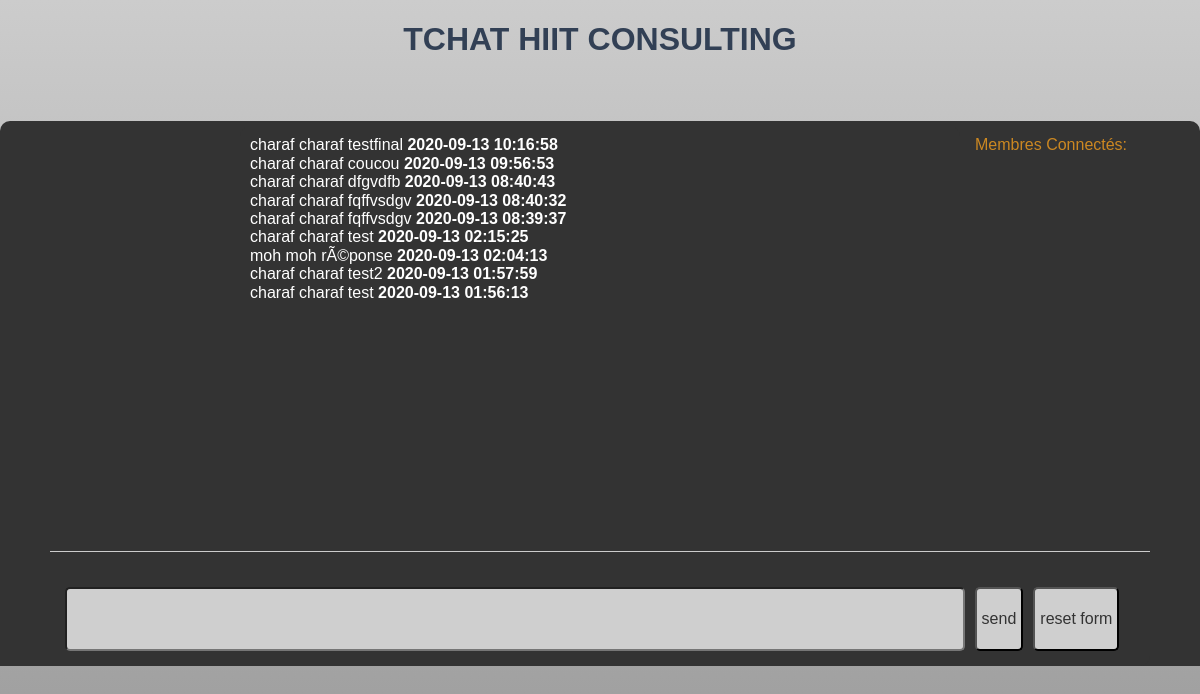
The app's page /tchat.php with its own data.
### tables this page shows
CREATE TABLE `tchat` (
  `idTchat` int(11) NOT NULL AUTO_INCREMENT,
  `idUser` int(11) DEFAULT NULL,
  `texte` varchar(255) DEFAULT NULL,
  `dateTchat` datetime NOT NULL,
  PRIMARY KEY (`idTchat`)
);

CREATE TABLE `users` (
  `idUser` int(11) NOT NULL AUTO_INCREMENT,
  `userName` varchar(20) DEFAULT NULL,
  `password` varchar(255) DEFAULT NULL,
  `firstName` varchar(20) DEFAULT NULL,
  `lastName` varchar(20) DEFAULT NULL,
  `lastTime` datetime NOT NULL,
  PRIMARY KEY (`idUser`)
);

### script/functions.php (called while the page is built, shortened)
<?php
function db_connect() {
	try {
		$pdo_options[PDO::ATTR_ERRMODE] = PDO::ERRMODE_EXCEPTION;
		$host = 	'localhost';
		$dbname = 	'tchathiitconsulting';
		$user = 	'root';
		$password = 	'';
		$db = new PDO('mysql:host='.$host.';dbname='.$dbname.'', $user, $password, $pdo_options);
		return $db;
	} catch (Exception $e) {
		die('Erreur de connexion : ' . $e->getMessage());
	}
}
 function get_message() {
      $db = db_connect();
        $reponse = $db->query('SELECT firstName, lastName, texte ,dateTchat FROM tchat , users WHERE tchat.idUser=users.idUser  ORDER BY idTchat DESC LIMIT 0, 50');
		$reponse->execute();
		$data=$reponse->fetchAll();
		return $data;
    }
?>

### tchat.php (the view, shortened to what this page needs)
<?php
require_once('script/functions.php');
?>
<!DOCTYPE html>
<html>
<head>
<link href="style/reset.css" rel="stylesheet">
<link href="style/style.css" rel="stylesheet">
</head>
    <body>
    <header>
    <h1>Tchat HIIT Consulting</h1>
    </header>
        <main id="mainview">
            <div id="worldUser">
			<div id="worldmessage">
			</div>
            <div id="wordviewer">
        <?php
		$data = get_message();
		foreach ($data as $nb_data){ ?>
		<?php echo $nb_data['firstName']." ".$nb_data['lastName']." ".$nb_data['texte']."<strong> ". $nb_data['dateTchat']."</strong><br/>";
		}?>
            </div>
            <div id="onlineUser">
        Membres Connectés:
		<br />
            </div>
        </div>
            </main>
        <div id="msgConsole">
        <div id="emoji">
		</div>
            <div id="console">
                <form action="inc/writeData.php" method="post" id="frmwrite" name="frmwrite">
                <input type="textarea" rows="5" cols="50" minlength="1" maxlength="300" id="zonetxt" name="zonetxt" class="frminput" value=""></textarea>
                <input type="submit" name="sendit" id="sendit" value="send" onclick="verif(frmwrite);">
                <input type="reset" name="resetit" id="resetit" value="reset form">
                </form>
                </div>
        </div>
			</body>
</html>

### style/style.css (style rules this page uses)
body { height:100vh; font-family: Arial, Helvetica, sans-serif; background: linear-gradient( #ccc, #999); color:#fff; }
header { text-align: center; color:#324055; text-transform: uppercase; font-weight: 700; font-size: 1em; height:100px; width:100%; margin:auto; }
input { padding:5px; background-color: #cfcfcf; color:#333; border:1px solid:ccc;; border-radius: 5px; margin:5px; }
#mainview { width:100% display:flex; justify-content:stretch; background-color: #333; border-radius: 10px 10px 0 0; }
#worldUser { display:flex; margin:auto; }
#worldmessage { background-color: #e2e9e1; width:30%; color:#c82; height:400px; background-color: #333; margin:5px; overflow:auto; padding:10px; }
#wordviewer { border-radius: 10px 10px 0 0; margin:auto; width:100%; height:400px; background-color: #333; color:#fff; overflow:auto; vertical-align: bottom; padding:10px; }
#onlineUser { background-color: #e2e9e1; width:30%; color:#c82; height:50px; background-color: #333; margin:5px; overflow:auto; padding:10px; }
#msgConsole { margin:auto; width:100%; background-color: #333; }
#emoji { display:flex; justify-content: space-around; flex-wrap: wrap; align-items: stretch; margin: auto; width: 90%; color:#ccc; border-top:1px solid #ccc; padding: 10px; background-color:#333; height:50%; overflow:auto; }
#console { justify-content: stretch; margin:auto; padding:10px; width:90%; background-color: #333; border-radius: 0 0 10px 0; height:100%; }
#frmwrite { display:flex; align-items: stretch; justify-content: stretch; flex-wrap: wrap; }
#zonetxt { margin-left:5px; height:50px; color:#555; width:82%; }

### records on screen
tchat: idUser.firstName "charaf", idUser.lastName "charaf", texte "testfinal", dateTchat "2020-09-13 10:16:58"
tchat: idUser.firstName "charaf", idUser.lastName "charaf", texte "coucou", dateTchat "2020-09-13 09:56:53"
tchat: idUser.firstName "charaf", idUser.lastName "charaf", texte "dfgvdfb", dateTchat "2020-09-13 08:40:43"
tchat: idUser.firstName "charaf", idUser.lastName "charaf", texte "fqffvsdgv", dateTchat "2020-09-13 08:40:32"
tchat: idUser.firstName "charaf", idUser.lastName "charaf", texte "fqffvsdgv", dateTchat "2020-09-13 08:39:37"
tchat: idUser.firstName "charaf", idUser.lastName "charaf", texte "test", dateTchat "2020-09-13 02:15:25"
tchat: idUser.firstName "moh", idUser.lastName "moh", texte "rÃ©ponse", dateTchat "2020-09-13 02:04:13"
tchat: idUser.firstName "charaf", idUser.lastName "charaf", texte "test2", dateTchat "2020-09-13 01:57:59"
tchat: idUser.firstName "charaf", idUser.lastName "charaf", texte "test", dateTchat "2020-09-13 01:56:13"
